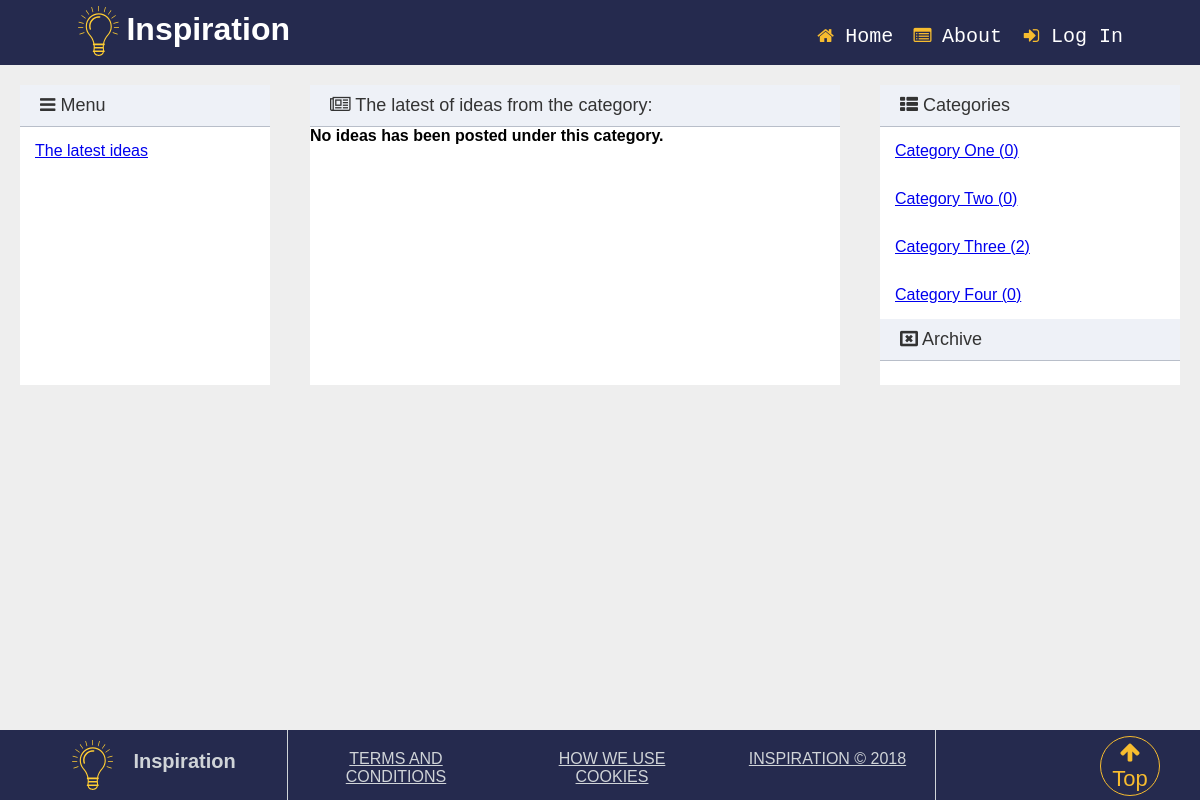
Page /category_list.php on the committed database.
### tables this page shows
CREATE TABLE `category` (
  `cat_id` int(2) NOT NULL,
  `cat_name` varchar(255) NOT NULL
);

### classes/DB.php (called while the page is built, shortened)
<?php
class DB{
    private static $_instance= null;
    private $_pdo,
            $_query,
            $_error= false,
            $_results,
            $_count =0;
    private function __construct(){
        try{
            $this->_pdo = new PDO('mysql:host='.Config::get('mysql/host').';dbname='.Config::get('mysql/db').';charset=utf8', Config::get('mysql/username'), Config::get('mysql/password'));
            } catch(PDOException $e){
                die($e->getMessage());
        }
    }
    public static function getInstance(){
        if(!isset(self::$_instance)){
            self::$_instance = new DB();
        }
        return self::$_instance;
    }
 public function query($sql, $params=array()){
		$this->_error = false;
		if($this->_query = $this->_pdo->prepare($sql)){
			$x=1;
			if(count($params)){
				foreach($params as $param){
					$this->_query->bindValue($x, $param);
					$x++;
				}
			}
			if($this->_query->execute()){
			$this->_results = $this->_query->fetchAll(PDO::FETCH_OBJ);
			$this->_count = $this->_query->rowCount();
			} else{
				$this->_error = true;
			}
		}
		return $this;
	}
	private function action($action, $table, $where=array()){
		if(count($where) === 3 ){
			$operators =array('=', '>', '<', '>=', '<=',);
			$field 		= $where[0];
			$operator	= $where[1];
			$value		= $where[2];
			if(in_array($operator, $operators)) {
				$sql = "{$action} FROM {$table} WHERE {$field} {$operator} ?";
				if(!$this->query($sql, array($value))->error()){
					return $this;
				}
			}
		}
		return false;
	}
	public function get($table, $where){
		return $this->action('SELECT *', $table, $where);
	}
	public function error(){
	return $this->_error;
	}
	public function count (){
		return $this->_count;
	}
	public function results(){
		return $this->_results;
	}
}

### classes/Config.php (called while the page is built)
<?php
class Config{
	public static function get($path=null){
		if($path){
			$config = $GLOBALS['config'];
			$path = explode('/',$path);
			foreach($path as $bit){
			if(isset($config[$bit])){
				$config = $config[$bit];
				}
		}
			return $config;
		}
		return false;
	}
}

### classes/User.php (called while the page is built, shortened)
<?php
class User {
	private $_db,
			$_data,
			$_sessionName,
			$_cookieName,
			$_isLoggedIn;
	public function __construct($user = null){
		$this->_sessionName = Config::get('session/session_name');
	}
	public function isLoggedIn(){
		return $this->_isLoggedIn;
	}
}

### classes/Session.php (called while the page is built, shortened)
<?php
class Session{
	public static function exists($name){
		return (isset($_SESSION [$name]))?true:false;
	}
}

### category_list.php (the view, shortened to what this page needs)
<?php require_once 'overall/header.php';
$category_list = $_GET['cat_name'];
$category_names = DB::getInstance()->get('category', array('cat_id', '=', $category_list));
$category_name = $category_names->first()->cat_name;
?>
<div class="main-content">
    <div class="main">
        <div class="l_widget">
            <div class="title"> <i class="fa fa-bars" aria-hidden="true"></i> Menu</div>
            <div class="chart" style="text-align: left;">
                <?php require_once 'widgets/l_menu.php';?>
            </div>
        </div>
        <div class="m_widget">
            <div class="title"><i class="fa fa-newspaper-o" aria-hidden="true"></i> The latest of ideas from the category: <strong><?php echo $category_name;?></strong></div>
            <div class="chart">
                <?php require_once 'data/idea_cat_data.php'; ?>
            </div>
        </div>
        <div class="r_widget">
            <div class="title"> <i class="fa fa-th-list" aria-hidden="true"></i> Categories</div>
            <div class="chart">
                <ul>
                    <?php
                        $categories=DB::getInstance()->get('category', array('cat_id', '>', 0));
                        if(!$categories->count()){
                            echo 'There is no category list';
                        } else{
                        foreach ($categories->results() as $category){
                            $i_no=0;
                        $number_of_ideas= DB::getInstance()->get('idea', array('cat_id', '=', $category->cat_id));
                        if(!$number_of_ideas->count()){
                            $i_no = 0;
                        } else {
                            foreach ($number_of_ideas->results() as $number_of_idea){
                            $i_no++;
                            }
                        }
                    ?>
                    <li><a href="category_list.php?cat_name=<?php echo $category->cat_id;?>"><?php  echo $category->cat_name . ' (' . $i_no . ')'; ?></a></li>
                    <?php  }
                    }
                    ?>
                </ul>
            </div>
            <div class="title"><i class="fa fa-window-close-o" aria-hidden="true"></i> Archive</div>
        </div>
    </div>
<?php require_once 'overall/footer.php';?>

### overall/header.php (shortened to what this page needs)
<!DOCTYPE html>
<html>
    <head>
        <link rel="stylesheet" type="text/css" href="css/style.css">
        <link rel="stylesheet" type="text/css" href="css/charts.css">
        <link rel="stylesheet" type="text/css" href="css/animation.css">
        <link rel="stylesheet" type="text/css" href="css/post_data_style.css">
        <link rel="stylesheet" type="text/css" href="css/form_style.css">
        <link rel="stylesheet" type="text/css" href="css/font-awesome.min.css">
        <link rel="stylesheet" href="https://cdnjs.cloudflare.com/ajax/libs/font-awesome/4.7.0/css/font-awesome.min.css" />
    </head>
    <body>
        <div class="header">
            <div class="logo"><a href="index.php">
                  <img src="images/light_1.svg">
                <h1 style="float: right">
                    <span>Inspiration</span>
                </h1>
                </a></div>
        <div class="top-nav">
            <nav>
                <ul>
                    <li class="">
                        <a href="index.php">
                            <span><i class="fa fa-home" aria-hidden="true"></i></span>
                            <samp>Home</samp>
                        </a>
                    </li>
                    <li class="">
                        <a href="about.php">
                            <span><i class="fa fa-list-alt"></i></span>
                            <samp>About</samp>
                        </a>
                    </li>
                    <?php
                        $user = new User();
                        if ($user->isLoggedIn()){
                        ?>
                    <li class="">
                        <a href="logout.php">
                            <span><i class="fa fa-sign-out" aria-hidden="true"></i></span>
                            <samp>Log Out</samp>
                        </a>
                    </li>
                        <?php }else {?>
                    <li class="">
                        <a href="login.php">
                            <span><i class="fa fa-sign-in" aria-hidden="true"></i></span>
                            <samp>Log In</samp>
                        </a>
                    </li>
                        <?php }?>
                </ul>
            </nav>
        </div>
    </div>

### widgets/l_menu.php (shortened to what this page needs)
<?php if(!$user->isLoggedIn()){
     echo ' <ul><li><a href="ideas_list.php">The latest ideas</a></li> </ul>';
}

### data/idea_cat_data.php (shortened to what this page needs)
<?php
$ideas = DB::getInstance()->get('idea', array('cat_id', '=', $category_list));
if(!$ideas->count()){
    echo '<strong>No ideas has been posted under this category.</strong>';
}

### overall/footer.php (shortened to what this page needs)
</div>
<footer>
    <div id="lg_footer"><a href="index.php">
    <img src="images/light_1.svg">
      <h4>
          Inspiration
      </h4>
    <div class="clear"></div></a>
    </div>
    <div class="info"> <a href="#">TERMS AND CONDITIONS</a></div>
    <div class="info"> <a href="#">HOW WE USE COOKIES</a></div>
    <div class="info"> <a href="#">INSPIRATION 	&copy; 2018</a></div>
        <span><a href="#"><i class="fa fa-arrow-up" aria-hidden="true"></i><br>Top</a></span>
</footer>
    </body>
</html>

### css/post_data_style.css (style rules this page uses)
* { padding: 0; margin: 0; }
.fa { font-size: 0.5em; }

### rows in the picture
category: cat_name "Category One", i_no "0"
category: cat_name "Category Two", i_no "0"
category: cat_name "Category Three", i_no "2"
category: cat_name "Category Four", i_no "0"
